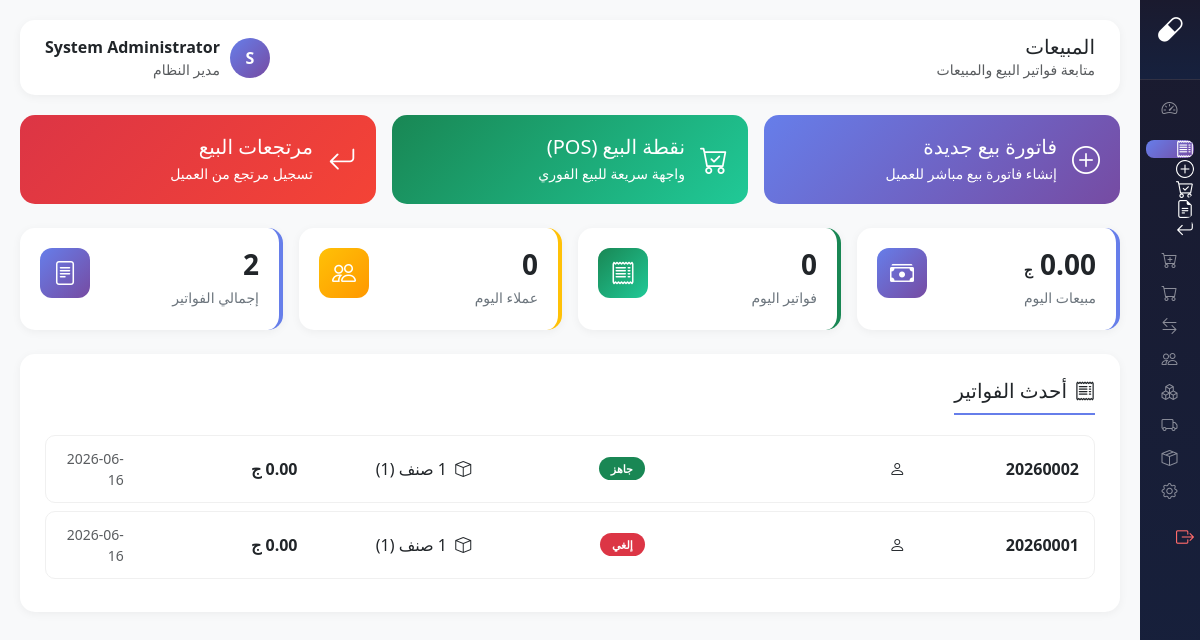
/modules/sales/index.php (signed in), run on an earlier commit of the app's database.
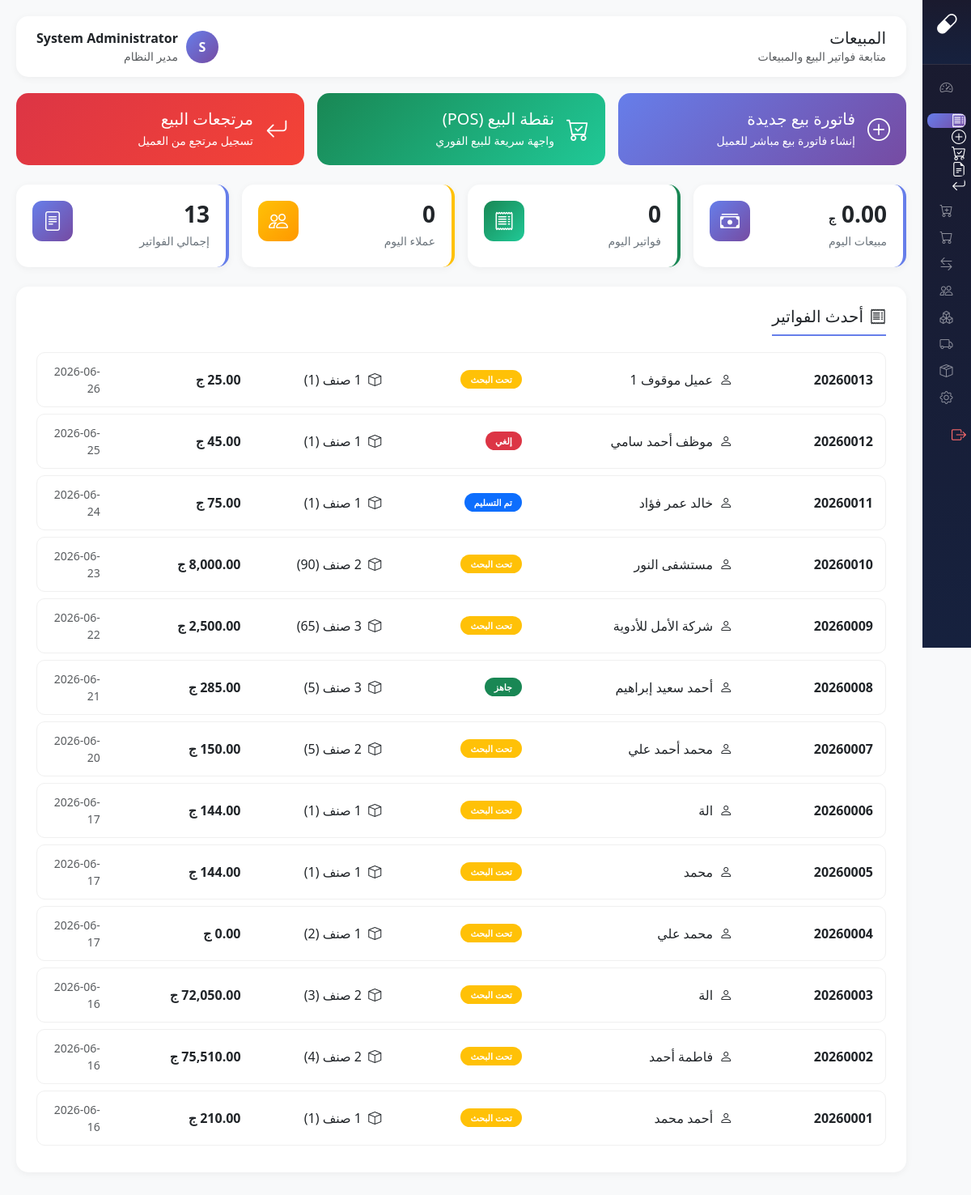
And on a later commit of the database.
### tables this page shows
CREATE TABLE `orders` (
  `id` int(11) NOT NULL,
  `order_number` varchar(20) NOT NULL,
  `customer_id` int(11) DEFAULT NULL,
  `customer_code` varchar(50) DEFAULT NULL,
  `customer_name` varchar(100) NOT NULL,
  `customer_phone` varchar(20) DEFAULT NULL,
  `customer_phone2` varchar(20) DEFAULT NULL,
  `customer_address` varchar(255) DEFAULT NULL,
  `branch_code` varchar(20) DEFAULT NULL,
  `order_date` datetime DEFAULT current_timestamp(),
  `priority` enum('normal','urgent','critical') DEFAULT 'normal',
  `status_id` int(11) DEFAULT 1,
  `total_items` int(11) DEFAULT 0,
  `notes` text DEFAULT NULL,
  `created_by` int(11) NOT NULL,
  `created_at` timestamp NOT NULL DEFAULT current_timestamp(),
  `updated_by` int(11) DEFAULT NULL,
  `updated_at` timestamp NULL DEFAULT NULL,
  `total_discount_type` enum('percentage','fixed') DEFAULT NULL,
  `total_discount_value` decimal(10,2) DEFAULT 0.00,
  `final_total` decimal(10,2) DEFAULT 0.00
);

CREATE TABLE `order_statuses` (
  `id` int(11) NOT NULL,
  `status_name` varchar(50) NOT NULL,
  `status_color` varchar(20) DEFAULT '#6c757d',
  `sort_order` int(11) DEFAULT 0,
  `is_default` tinyint(1) DEFAULT 0,
  `is_final` tinyint(1) DEFAULT 0,
  `is_active` tinyint(1) DEFAULT 1,
  `created_at` timestamp NOT NULL DEFAULT current_timestamp(),
  `updated_at` timestamp NOT NULL DEFAULT current_timestamp() ON UPDATE current_timestamp()
);

### core/config.php (called while the page is built, shortened)
<?php
function timeAgo($datetime) {
    $time = strtotime($datetime);
    $now = time();
    $diff = $now - $time;
    return date('Y-m-d', $time);
}

### modules/sales/index.php (the view, shortened to what the changed rows need)
<?php
require_once __DIR__ . '/../../core/config.php';
$db = getDB();
$stmt = $db->query("
    SELECT o.*, os.status_name, os.status_color,
           COUNT(oi.id) as items_count, SUM(oi.quantity) as total_qty
    FROM orders o
    JOIN order_statuses os ON o.status_id = os.id
    LEFT JOIN order_items oi ON o.id = oi.order_id
    GROUP BY o.id
    ORDER BY o.created_at DESC
    LIMIT 20
");
$recentInvoices = $stmt->fetchAll();
?>
<!DOCTYPE html>
<html lang="ar" dir="rtl">
<head>
    <link href="https://cdn.jsdelivr.net/npm/bootstrap@5.3.2/dist/css/bootstrap.rtl.min.css" rel="stylesheet">
    <link href="https://cdn.jsdelivr.net/npm/bootstrap-icons@1.11.1/font/bootstrap-icons.css" rel="stylesheet">
</head>
<body>
    <div class="main-content">
        <div class="row g-3 mb-4">
            <div class="col-md-3">
                <div class="stat-card primary">
                    <div class="d-flex justify-content-between align-items-start">
                        <div>
                            <h3><?= count($recentInvoices) ?></h3>
                            <p>إجمالي الفواتير</p>
                        </div>
                    </div>
                </div>
            </div>
        </div>
        <div class="content-card">
            <?php if (count($recentInvoices) > 0): ?>
                <?php foreach ($recentInvoices as $inv): ?>
                <div class="invoice-row">
                    <div class="row align-items-center">
                        <div class="col-md-2"><strong><?= $inv['order_number'] ?></strong></div>
                        <div class="col-md-3"><i class="bi bi-person me-1"></i> <?= htmlspecialchars($inv['customer_name']) ?></div>
                        <div class="col-md-2"><span class="status-pill" style="background:<?= $inv['status_color'] ?>"><?= $inv['status_name'] ?></span></div>
                        <div class="col-md-2"><i class="bi bi-box me-1"></i> <?= $inv['items_count'] ?> صنف (<?= $inv['total_qty'] ?>)</div>
                        <div class="col-md-2"><strong><?= number_format($inv['final_total'], 2) ?> ج</strong></div>
                        <div class="col-md-1"><small class="text-muted"><?= timeAgo($inv['created_at']) ?></small></div>
                    </div>
                </div>
                <?php endforeach; ?>
            <?php else: ?>
                <p class="text-muted text-center py-4">لا توجد فواتير بعد</p>
            <?php endif; ?>
        </div>
    </div>
</body>
</html>

What changed in the data, as far as the page shows it:
removed orders: order_number "20260002", status.status_name "جاهز", total_qty "1", final_total "0.00", created_at "2026-06-16"
removed orders: order_number "20260001", status.status_name "إلغي", total_qty "1", final_total "0.00", created_at "2026-06-16"
added orders: order_number "20260013", customer_name "عميل موقوف 1", status.status_name "تحت البحث", total_qty "1", final_total "25.00", created_at "2026-06-26"
added orders: order_number "20260012", customer_name "موظف أحمد سامي", status.status_name "إلغي", total_qty "1", final_total "45.00", created_at "2026-06-25"
added orders: order_number "20260011", customer_name "خالد عمر فؤاد", status.status_name "تم التسليم", total_qty "1", final_total "75.00", created_at "2026-06-24"
added orders: order_number "20260010", customer_name "مستشفى النور", status.status_name "تحت البحث", total_qty "90", final_total "8,000.00", created_at "2026-06-23"
added orders: order_number "20260009", customer_name "شركة الأمل للأدوية", status.status_name "تحت البحث", total_qty "65", final_total "2,500.00", created_at "2026-06-22"
added orders: order_number "20260008", customer_name "أحمد سعيد إبراهيم", status.status_name "جاهز", total_qty "5", final_total "285.00", created_at "2026-06-21"
added orders: order_number "20260007", customer_name "محمد أحمد علي", status.status_name "تحت البحث", total_qty "5", final_total "150.00", created_at "2026-06-20"
added orders: order_number "20260006", customer_name "الة", status.status_name "تحت البحث", total_qty "1", final_total "144.00", created_at "2026-06-17"
added orders: order_number "20260005", customer_name "محمد", status.status_name "تحت البحث", total_qty "1", final_total "144.00", created_at "2026-06-17"
added orders: order_number "20260004", customer_name "محمد علي", status.status_name "تحت البحث", total_qty "2", final_total "0.00", created_at "2026-06-17"
added orders: order_number "20260003", customer_name "الة", status.status_name "تحت البحث", total_qty "3", final_total "72,050.00", created_at "2026-06-16"
added orders: order_number "20260002", customer_name "فاطمة أحمد", status.status_name "تحت البحث", total_qty "4", final_total "75,510.00", created_at "2026-06-16"
added orders: order_number "20260001", customer_name "أحمد محمد", status.status_name "تحت البحث", total_qty "1", final_total "210.00", created_at "2026-06-16"
Also different on the page:
count($recentInvoices): "2" → "13"
